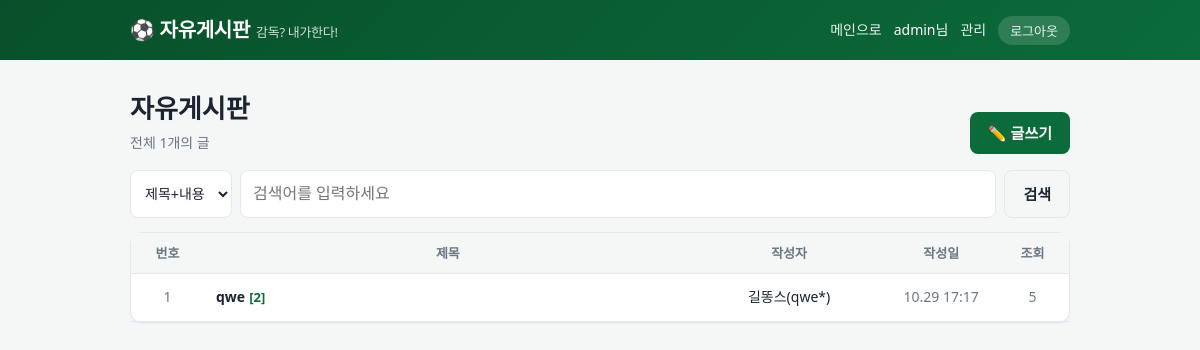
The app's page /board/ (signed in), older data.
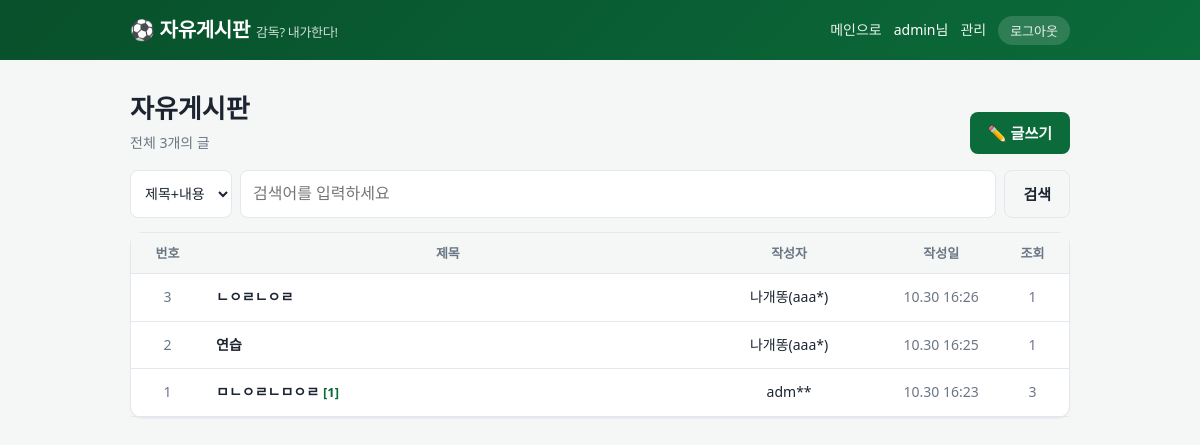
The same page, newer data.
### board/models.py (models this page shows, shortened)
class _Moderated(models.Model):
    OK, DELETED = 'ok', 'deleted'
    STATUS = [(OK, '정상'), (DELETED, '삭제됨 (규정 위반)')]
    status = models.CharField('상태', max_length=10, choices=STATUS, default=OK, db_index=True)
    deleted_reason = models.CharField('삭제 사유', max_length=200, blank=True)
    deleted_at = models.DateTimeField(null=True, blank=True)
    class Meta:
        abstract = True

class Post(_Moderated):
    author = models.ForeignKey(User, on_delete=models.CASCADE, related_name='board_posts')
    title = models.CharField('제목', max_length=100)
    content = models.TextField('내용')
    views = models.PositiveIntegerField('조회수', default=0)
    created_at = models.DateTimeField(auto_now_add=True)
    updated_at = models.DateTimeField(auto_now=True)
    class Meta:
        ordering = ['-created_at', '-id']

class Profile(models.Model):
    user = models.OneToOneField(User, on_delete=models.CASCADE, related_name='profile')
    nickname = models.CharField('별명', max_length=12, unique=True)
    created_at = models.DateTimeField(auto_now_add=True)

### board/views.py (the view, shortened to what this page needs)
# urls.py: path('', views.post_list, name='list'),
@member_required
def post_list(request):
    safe_ensure()
    qs = (
        Post.objects
        .filter(status=Post.OK)
        .select_related('author__profile')
        .annotate(
            n_comments=Count(
                'comments',
                filter=Q(
                    comments__status=Comment.OK,
                ),
            ),
        )
        .order_by('-created_at', '-id')
    )
    query = request.GET.get('q', '').strip()
    search_by = request.GET.get('by', 'all')
    paginator = Paginator(qs, PER_PAGE)
    page = paginator.get_page(
        request.GET.get('page')
    )
    for index, post in enumerate(page):
        post.no = (
            paginator.count
            - (page.number - 1) * PER_PAGE
            - index
        )
    params = request.GET.copy()
    params.pop('page', None)
    return render(
        request,
        'board/list.html',
        {
            'page': page,
            'q': query,
            'by': search_by,
            'qs': params.urlencode(),
            'total': paginator.count,
        },
    )

### board/matchbot.py (called while the page is built, shortened)
def ensure_match_threads(days=2):
    now = timezone.now()
    todo = list(Match.objects.filter(post__isnull=True, kickoff__gte=now, kickoff__lte=now + timedelta(days=days))
                .select_related('home', 'away'))
    if not todo:
        return 0

def safe_ensure():
    try:
        return ensure_match_threads()
    except Exception:
        log.exception('경기 예측 글 자동 작성 실패')
        return 0

### board/templatetags/board_tags.py (called while the page is built)
@register.filter
def nick(user):
    try:
        return user.profile.nickname
    except Exception:
        return user.get_username()

@register.filter
def who(user):
    from board.matchbot import BOT_USERNAME
    u = user.get_username()
    try:
        nickname = user.profile.nickname
    except Exception:
        nickname = ''
    if u == BOT_USERNAME:
        return f'🤖 {nickname or "AI 해설위원"}'
    masked = u[:3] + '*' * max(len(u) - 3, 0)
    return f'{nickname}({masked})' if nickname else masked

### board/views.py (called while the page is built, shortened)
def member_required(view):
    @wraps(view)
    def wrapper(request, *args, **kwargs):
        return view(request, *args, **kwargs)
    return wrapper

### board/templates/board/list.html (shortened to what this page needs)
{% extends 'board/base.html' %}{% load board_tags %}
{% block content %}
<div class="bd-title">
  <div><h1>자유게시판</h1><p>전체 {{ total }}개의 글</p></div>
  <a class="btn" href="{% url 'board:create' %}">✏️ 글쓰기</a>
</div>
<form class="search" method="get">
  <select name="by">
    <option value="all" {% if by == 'all' %}selected{% endif %}>제목+내용</option>
  </select>
  <input type="text" name="q" value="{{ q }}" placeholder="검색어를 입력하세요">
  <button class="btn sub" type="submit">검색</button>
</form>
<div class="card">
<table class="list">
  <tr><th class="hide-s" style="width:60px">번호</th><th>제목</th><th style="width:160px">작성자</th><th style="width:90px" class="hide-s">작성일</th><th style="width:60px" class="hide-s">조회</th></tr>
  {% for p in page %}
  <tr>
    <td class="hide-s muted">{{ p.no }}</td>
    <td class="t"><a href="{% url 'board:detail' p.pk %}">{{ p.title }}</a>{% if p.n_comments %}<span class="cmt">[{{ p.n_comments }}]</span>{% endif %}</td>
    <td>{{ p.author|who }}</td>
    <td class="hide-s muted">{{ p.created_at|date:"m.d H:i" }}</td>
    <td class="hide-s muted">{{ p.views }}</td>
  </tr>
  {% empty %}
  <tr><td colspan="5" class="empty">{% if q %}검색 결과가 없습니다.{% else %}아직 글이 없습니다. 첫 글을 남겨보세요!{% endif %}</td></tr>
  {% endfor %}
</table>
</div>
{% endblock %}

### .site_nav_backups/20261030_164808_005992/board/templates/board/base.html (shortened to what this page needs)
{% load static board_tags %}<!DOCTYPE html>
<html lang="ko">
<head>
<link rel="stylesheet" href="{% static 'board/board.css' %}">
</head>
<body>
<header class="bd-head"><div class="in">
  <a class="bd-logo" href="{% url 'board:list' %}">⚽ 자유게시판<small>감독? 내가한다!</small></a>
  <nav class="bd-nav">
    <a href="/">메인으로</a>
    {% if user.is_authenticated %}
      <span>{{ user|nick }}님</span>
      {% if user.is_staff %}<a href="/admin/board/">관리</a>{% endif %}
      <form method="post" action="{% url 'board:logout' %}">{% csrf_token %}<button type="submit">로그아웃</button></form>
    {% else %}
      <a href="{% url 'board:login' %}">로그인</a>
      <a href="{% url 'board:signup' %}">회원가입</a>
    {% endif %}
  </nav>
</div></header>
<main class="bd-wrap">
{% block content %}{% endblock %}
</main>
</body>
</html>

### board/static/board/board.css (style rules this page uses)
:root { --pitch:#0b6b3a; --pitch-d:#08502b; --ink:#1b2430; --muted:#6b7684; --line:#e3e8ee; --bg:#f4f7f5; --card:#fff; --accent:#f2b705; --danger:#c0392b; --ok:#1e8449; --radius:12px; }
* { box-sizing:border-box }
body { margin:0;font-family:system-ui,'Malgun Gothic','Apple SD Gothic Neo',sans-serif;background:var(--bg);color:var(--ink);line-height:1.6 }
a { color:inherit;text-decoration:none }
.bd-head { background:linear-gradient(135deg,var(--pitch-d),var(--pitch));color:#fff }
.bd-head .in { max-width:980px;margin:0 auto;padding:14px 20px;display:flex;align-items:center;gap:16px;flex-wrap:wrap }
.bd-logo { font-size:20px;font-weight:800;letter-spacing:-.3px }
.bd-logo small { font-weight:500;opacity:.8;margin-left:6px;font-size:13px }
.bd-nav { margin-left:auto;display:flex;align-items:center;gap:12px;font-size:14px;flex-wrap:wrap }
.bd-nav a,.bd-nav button { color:#fff;opacity:.92 }
.bd-nav form { display:inline }
.bd-nav button { background:rgba(255,255,255,.16);border:0;padding:5px 12px;border-radius:999px;cursor:pointer;font-size:13px }
.bd-wrap { max-width:980px;margin:0 auto;padding:24px 20px 60px }
.bd-title { display:flex;align-items:flex-end;justify-content:space-between;gap:12px;margin:4px 0 16px;flex-wrap:wrap }
.bd-title h1 { margin:0;font-size:26px }
.bd-title p { margin:2px 0 0;color:var(--muted);font-size:14px }
.card { background:var(--card);border:1px solid var(--line);border-radius:var(--radius);box-shadow:0 1px 2px rgba(0,0,0,.04) }
.btn { display:inline-block;border:0;border-radius:8px;padding:9px 18px;font-size:15px;font-weight:600;cursor:pointer;background:var(--pitch);color:#fff }
.btn.sub { background:transparent;color:var(--ink);border:1px solid var(--line) }
.search { display:flex;gap:8px;margin-bottom:14px;flex-wrap:wrap }
.search select,.search input { padding:8px 10px;border:1px solid var(--line);border-radius:8px;background:var(--card);color:var(--ink);font-size:14px }
.search input { flex:1;min-width:160px }
table.list { width:100%;border-collapse:collapse }
table.list th { font-size:13px;color:var(--muted);font-weight:600;padding:10px 12px;border-bottom:1px solid var(--line);text-align:center;background:var(--bg) }
table.list td { padding:12px;border-bottom:1px solid var(--line);text-align:center;font-size:14px }
table.list td.t { text-align:left;width:52% }
table.list td.t a { font-weight:600 }
.cmt { color:var(--pitch);font-weight:700;margin-left:4px;font-size:13px }
.muted { color:var(--muted) }
input[type=text],input[type=password],textarea { width:100%;padding:10px 12px;border:1px solid var(--line);border-radius:8px;font:inherit;background:var(--card);color:var(--ink) }

Row changes from the older to the newer data that the page shows:
removed Post: no "1", title "qwe", n_comments "2", author|who "길똥스(qwe*)", created_at "10.29 17:17", views "5"
added Post: no "3", title "ㄴㅇㄹㄴㅇㄹ", author|who "나개똥(aaa*)", created_at "10.30 16:26", views "1"
added Post: no "2", title "연습", author|who "나개똥(aaa*)", created_at "10.30 16:25", views "1"
added Post: no "1", title "ㅁㄴㅇㄹㄴㅁㅇㄹ", n_comments "1", author|who "adm**", created_at "10.30 16:23", views "3"
Text that changed along with them:
{{ total }}: "1" → "3"
